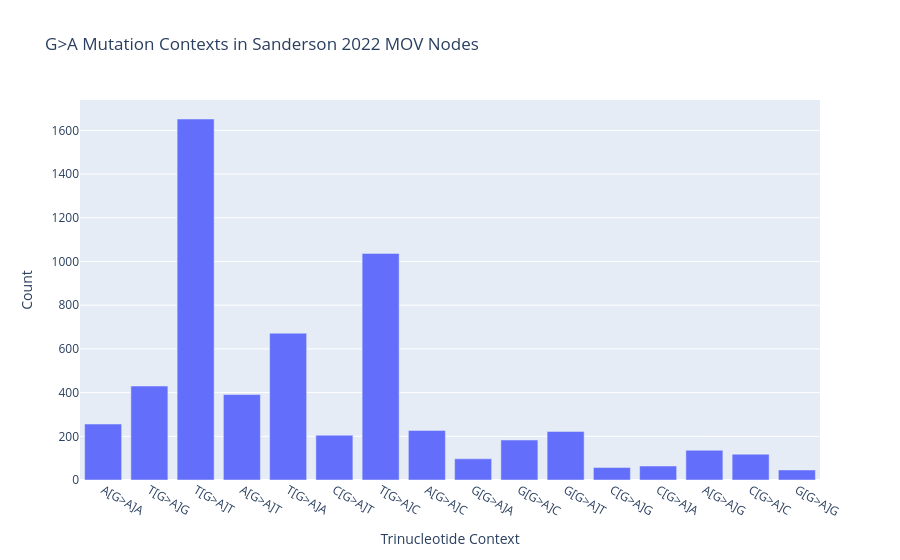

Notebook code cell kept with this figure:
### Code cell
fig = px.bar(x=list(ga_counter.keys()), y=list(ga_counter.values()),
             title='G>A Mutation Contexts in Sanderson 2022 MOV Nodes')
fig.update_layout(xaxis_title='Trinucleotide Context', yaxis_title='Count')
fig.show()

### Figure 1 — Plotly figure (JSON) as saved in the notebook; plotly's stock layout.template omitted (floating-point values rounded to 4 significant figures)
{"data": [{"hovertemplate": "x=%{x}<br>y=%{y}<extra></extra>", "legendgroup": "", "marker": {"color": "#636efa", "pattern": {"shape": ""}}, "name": "", "orientation": "v", "showlegend": false, "textposition": "auto", "type": "bar", "x": ["A[G>A]A", "T[G>A]G", "T[G>A]T", "A[G>A]T", "T[G>A]A", "C[G>A]T", "T[G>A]C", "A[G>A]C", "G[G>A]A", "G[G>A]C", "G[G>A]T", "C[G>A]G", "C[G>A]A", "A[G>A]G", "C[G>A]C", "G[G>A]G"], "xaxis": "x", "y": [256, 430, 1652, 391, 672, 205, 1037, 227, 97, 183, 222, 57, 64, 136, 118, 46], "yaxis": "y"}], "layout": {"barmode": "relative", "legend": {"tracegroupgap": 0}, "title": {"text": "G>A Mutation Contexts in Sanderson 2022 MOV Nodes"}, "xaxis": {"anchor": "y", "domain": [0, 1], "title": {"text": "Trinucleotide Context"}}, "yaxis": {"anchor": "x", "domain": [0, 1], "title": {"text": "Count"}}}}
